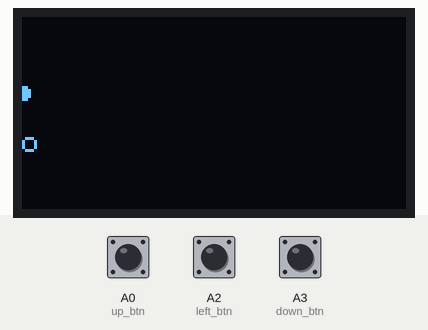
The sketch below on a simulated Arduino Uno, built with avr-gcc and run on an emulated ATmega328P. On the bench: 128×64 one-colour display. The inputs (shaded band) are chosen by the test bench; at power-on: A0 (up_btn) HIGH, A3 (down_btn) LOW, A2 (left_btn) LOW. Random numbers use the default seed unless the sketch sets one.

Above: at 1.3 s.
1.4 s: A0 (up_btn) pulled LOW for 0.15 s
2.1 s: A3 (down_btn) pulled HIGH for 0.15 s
At 2.29 s:
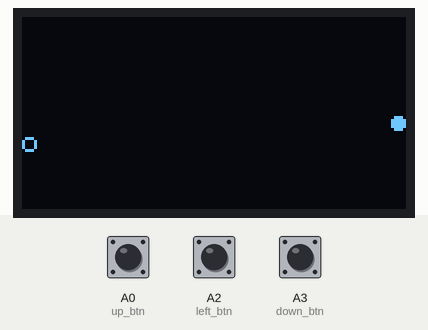
2.8 s: A3 (down_btn) pulled HIGH for 1 s
At 2.86 s:
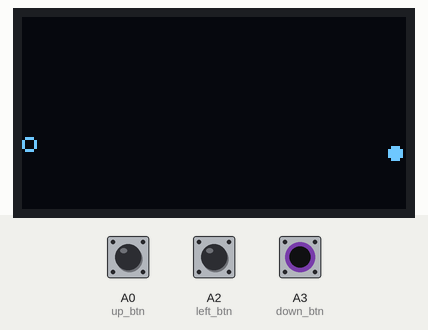

The sketch:

SNAKE.ino
```cpp
#include <SPI.h>
#include <Wire.h>
#include <Adafruit_GFX.h>
#include <Adafruit_SSD1306.h>

Adafruit_SSD1306 oled(128, 64,&SPI, 4, 6, 12);

//-------- 4.1 -----------//
//console buttons
int up_btn = A0;
int right_btn = A1;
int down_btn = A3;
int left_btn = A2;
int select_btn = 7;
int ok_btn = 8;
//snake directions
const int STOP = 0;
const int UP = 1;
const int RIGHT = 2;
const int DOWN = 3;
const int LEFT = 4;
int direction = STOP;
int spd = 25;
//snake position
int posX;
int posY;
//fruit position
int fruitX, fruitY;
//snake lenght
int score = 0;
int const snakeLen = 101;
int snakePosX[snakeLen];
int snakePosY[snakeLen];
bool gameOver = false;

void  snake_up(){
  int prevX = snakePosX[0];
  int prevY = snakePosY[0];
  int prev2X, prev2Y;
  snakePosX[0] = posX;
  snakePosY[0] = posY;

     for(int i = 1; i < score; i++){
        prev2X = snakePosX[i];
        prev2Y = snakePosY[i];
        snakePosX[i] = prevX;
        snakePosY[i] = prevY;
        prevX = prev2X;
        prevY = prev2Y;
        oled.fillCircle(snakePosX[i], snakePosY[i], 2, SSD1306_WHITE);
       if(snakePosX[i] == posX && snakePosY[i] == posY) gameOver = true;
    }
  }


void draw_fruit(){
  oled.drawCircle(fruitX, fruitY, 2, SSD1306_WHITE);
  //oled.display();

  if(  (posX == fruitX-1 && posY == fruitY-2) ||
       (posX == fruitX   && posY == fruitY-2) ||
       (posX == fruitX+1 && posY == fruitY-2) ||
       (posX == fruitX+2 && posY == fruitY-1) ||
       (posX == fruitX+2 && posY == fruitY)   ||
       (posX == fruitX+2 && posY == fruitY+1) ||
       (posX == fruitX+1 && posY == fruitY+2) ||
       (posX == fruitX   && posY == fruitY+2) ||
       (posX == fruitX-1 && posY == fruitY+2) ||
       (posX == fruitX-2 && posY == fruitY+1) ||
       (posX == fruitX-2 && posY == fruitY)   ||
       (posX == fruitX-2 && posY == fruitY-1)){
    fruitX = random(0, 128);
    fruitY = random(0, 64);
    //buzzer
    tone(5, 440, 100);
    delay(10);
    noTone(5);
    score++;
  }
}

void draw_point(int posX, int posY){
  oled.clearDisplay();
  oled.fillCircle(posX, posY, 2, SSD1306_WHITE);
  //oled.display();
}

void snake_control(){
  //---------- 4.2 ----------//
  pinMode(up_btn, INPUT);
  pinMode(left_btn, INPUT);
  pinMode(down_btn, INPUT);
  pinMode(right_btn, INPUT);
  pinMode(ok_btn, INPUT);
  pinMode(select_btn, INPUT);

  if(digitalRead(up_btn) == LOW){
      direction = UP;
    }
    else if(digitalRead(down_btn) == LOW){
      direction = DOWN;
    }
    else if(digitalRead(left_btn) == LOW){
      direction = LEFT;
    }
    else if(digitalRead(right_btn) == LOW){
      direction = RIGHT;
    }
    else if(digitalRead(ok_btn) == LOW){
      direction = STOP;
    }

    switch(direction){
      case UP:
            posY--;
            delay(spd);
            break;
      case DOWN:
            posY++;
            delay(spd);
            break;
      case LEFT:
            posX--;
            delay(spd);
            break;
      case RIGHT:
            posX++;
            delay(spd);
            break;
      case STOP:
            posX = posX;
            posY = posY;
            break;
    }
    //---------- 4.3 ----------//
    if( posX > 127) posX = 0;
    if(posX < 0) posX = 127;
    if(posY > 63) posY = 0;
    if(posY < 0) posY = 63;

    draw_point(posX, posY);
}

void setup() {
  Serial.begin(9600);
  if(!oled.begin(SSD1306_SWITCHCAPVCC)) {
    Serial.println("SSD1306 allocation failed");
    for(;;); // Don't proceed, loop forever
  }
  oled.clearDisplay();
  oled.display();
  delay(100);
  //snake random position
  randomSeed(analogRead(4));
  posX = random(0, 128);
  posY = random(0, 64);
  fruitX = random(0, 128);
  fruitY = random(0, 64);
}

void loop() {
  snake_control();
  draw_fruit();
  snake_up();
  oled.display(); // se scrie o singură dată în loop pentru o afișare corectă

}
```
